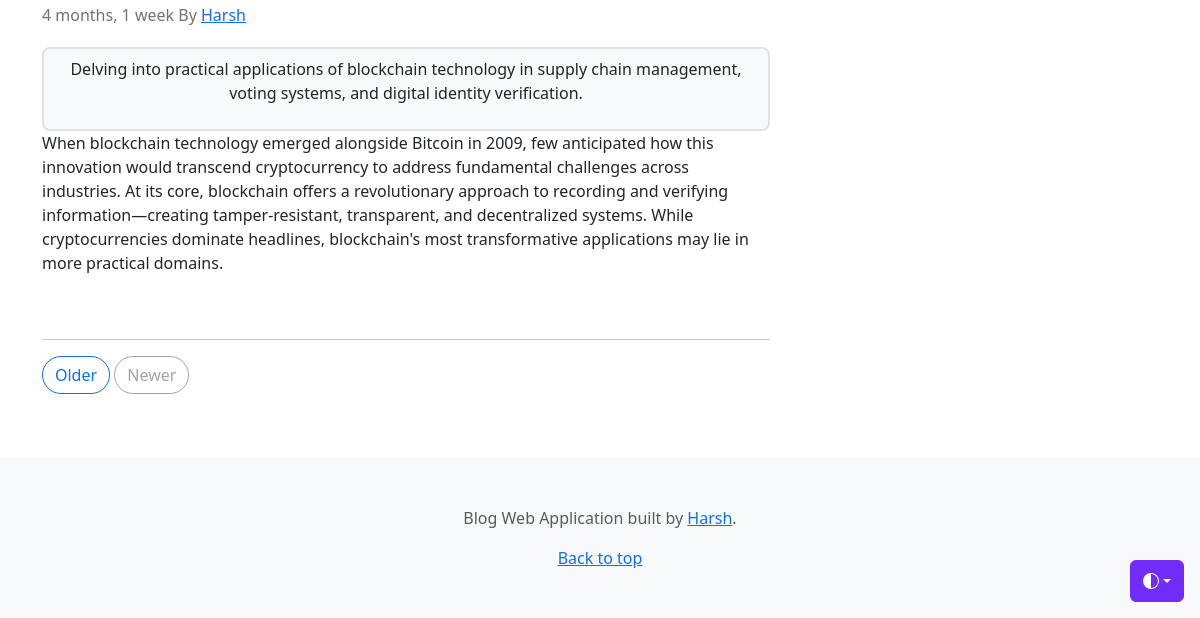
/ (lower part), run on an earlier commit of the app's database.
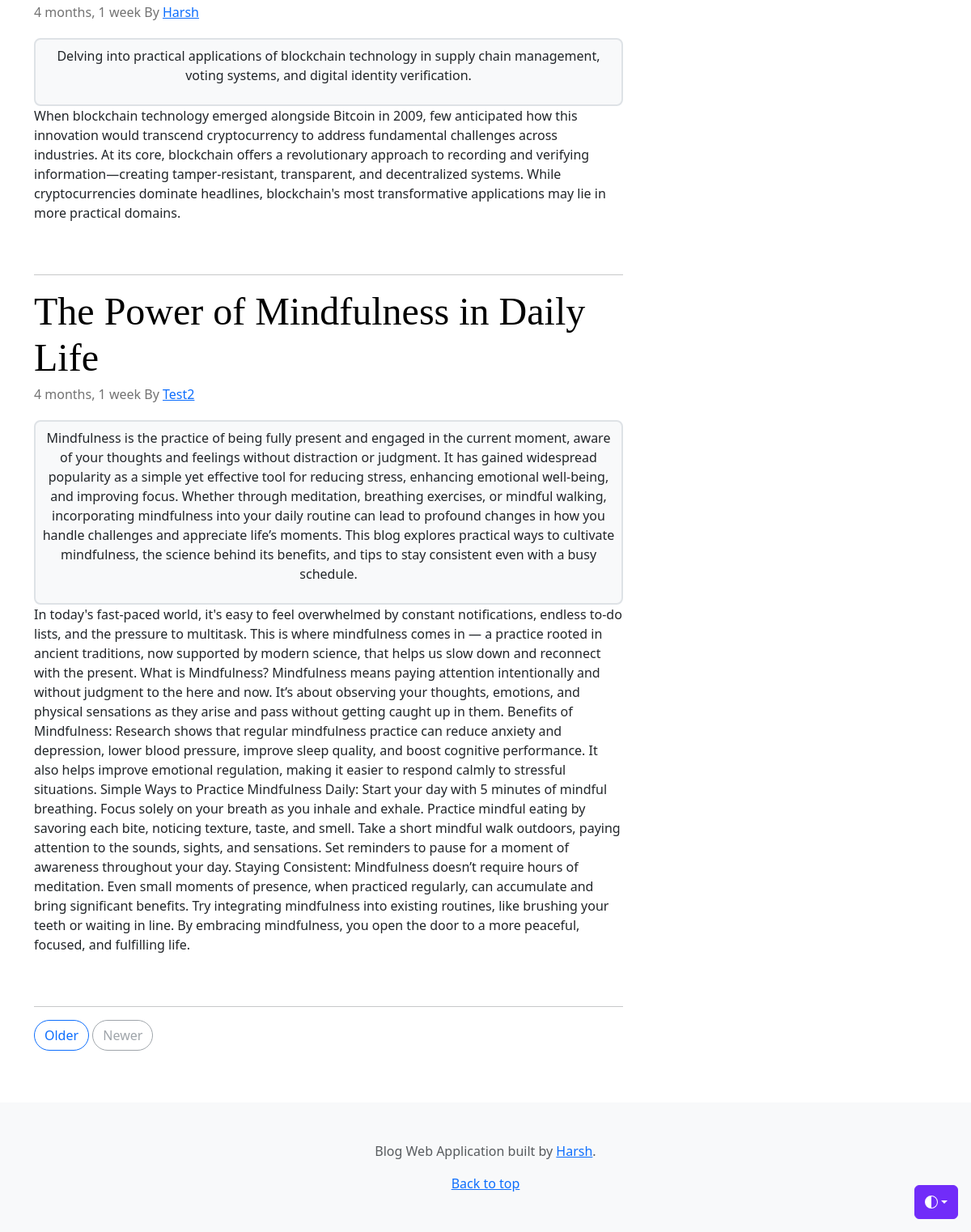
And on a later commit of the database.
### blogs/models.py (models this page shows, shortened)
class Blogs(models.Model):
    title = models.CharField(max_length=100,unique=True)
    slug = models.SlugField(unique=True, blank=True)
    category = models.ForeignKey(Category, on_delete=models.CASCADE)
    author = models.ForeignKey(User, on_delete=models.CASCADE)
    blog_image = models.ImageField(upload_to='uploads/%y/%m/%d')
    short_description = models.TextField(max_length=1000)
    blog_body = models.TextField(max_length=3000)
    status = models.CharField(max_length=100,choices=STATUS_CHOICE,default='Draft')
    is_featured = models.BooleanField(default=False)
    created_at = models.DateTimeField(auto_now_add=True)
    updated_at = models.DateTimeField(auto_now=True)
    class Meta:
        verbose_name_plural = 'Blogs'

### blogWebApp/views.py (the view)
# urls.py: path('',views.home, name='home'),
def home(requests):
    featured_posts = Blogs.objects.filter(is_featured = True, status= 'Published')
    not_featured_posts = Blogs.objects.filter(is_featured = False,status = 'Published')
    context = {
        'featured' : featured_posts,
        'not_featured': not_featured_posts,
    }
    return render(requests,"home/home.html",context)

### blogs/context_processors.py (called while the page is built)
def get_category(request):
    categories = Category.objects.all()
    return dict(categories=categories)

### dashboard/context_processors.py (called while the page is built)
def is_admin_user(request):
    return {'is_admin': request.user.groups.filter(name='Admin').exists() if request.user.is_authenticated else False}

### templates/home/home.html (shortened to what this page needs)
{% extends 'base/base.html'%}
{% load static %}
{%block 'content'%}
<main class="container">
        <div class="row g-5">
            <div class="col-md-8">
                {% for post in not_featured%}
                <article class="blog-post">
                    <a href="{% url 'blog' post.slug %}"
                    class="icon-link gap-1 icon-link-hover  text-decoration-none">
                    <h2 class="display-5 link-body-emphasis mb-1">{{post.title}}</h2></a>
                    <p class="blog-post-meta">{{post.created_at|timesince}} By <a href="#">{{post.author|capfirst}}</a></p>
                    <div class= "border border-gray-400 bg-light text-center border-2 rounded-3 py-2 px-2">
                        <p>{{post.short_description}}</p>
                    </div>
                    <p>{{post.blog_body}}</p>
                </article>
                <hr>
                {% endfor %}
                <nav class="blog-pagination" aria-label="Pagination"> <a class="btn btn-outline-primary rounded-pill"
                        href="#">Older</a> <a class="btn btn-outline-secondary rounded-pill disabled"
                        aria-disabled="true">Newer</a> </nav>
            </div>
            <div class="col-md-4">
            </div>
        </div>
    </main>
{% endblock 'content'%}

What changed in the data, as far as the page shows it:
added Blogs: title "The Power of Mindfulness in Daily Life", created_at "4 months, 1 week", author "Test2", short_description "Mindfulness is the practice of being fully present and engaged in the current moment, aware of your thoughts and feelings without distraction or judgment. It has gained widespread popularity as a simple yet effective tool for reducing stress, enhancing emotional well-being, and improving focus. Whether through meditation, breathing exercises, or mindful walking, incorporating mindfulness into your daily routine can lead to profound changes in how you handle challenges and appreciate life’s moments. This blog explores practical ways to cultivate mindfulness, the science behind its benefits, and tips to stay consistent even with a busy schedule.", blog_body "In today's fast-paced world, it's easy to feel overwhelmed by constant notifications, endless to-do lists, and the pressure to multitask. This is where mindfulness comes in — a practice rooted in ancient traditions, now supported by modern science, that helps us slow down and reconnect with the present. What is Mindfulness? Mindfulness means paying attention intentionally and without judgment to the here and now. It’s about observing your thoughts, emotions, and physical sensations as they arise and pass without getting caught up in them. Benefits of Mindfulness: Research shows that regular mindfulness practice can reduce anxiety and depression, lower blood pressure, improve sleep quality,…"
